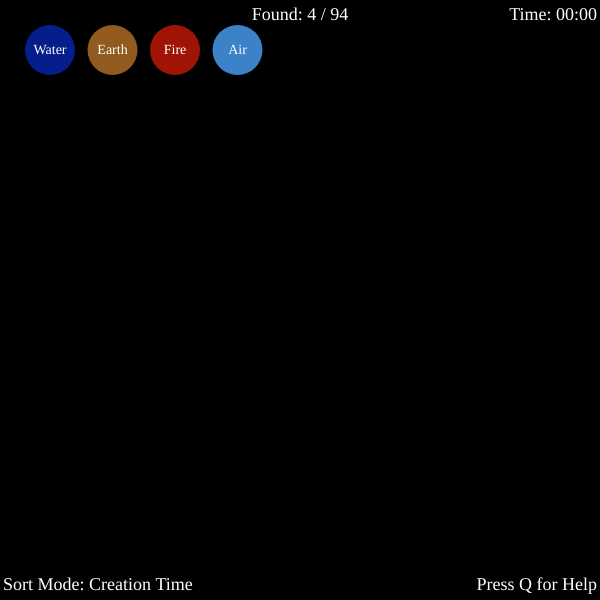
Frame 1 (no input)
Frame 60 (no input): identical to frame 1, image omitted
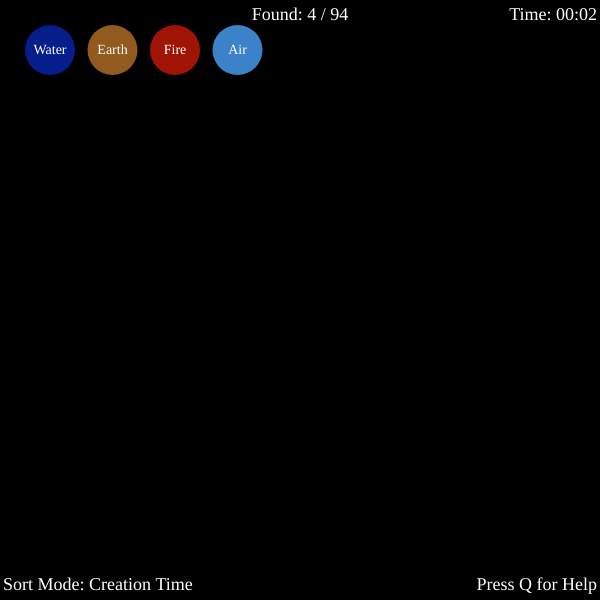
Frame 120 (the mouse pressed at the canvas centre since frame 60)

The p5.js sketch that drew these frames (run headless with seeded random() and noise() and a simulated clock; from frame 60 on, the mouse is pressed at the canvas centre):

// p5.js sketch
// ── sketch.js
let found = ['Water', 'Earth', 'Fire', 'Air'];
let sortedFound = found;

let curIndex = -1;
let offset = 0;
let showTime = true;

function setup() {
	createCanvas(600, 600);
	foundUpdated();
}

function draw() {
	background(0);
	noStroke();
	drawFound();
	textSize(18);
	textAlign(CENTER, CENTER);
	text('Found: ' + found.length + ' / ' + elements.length, 300, 15);
	textAlign(LEFT, CENTER);
	text('Sort Mode: ' + getSortModeName(), 3, 585);
	textAlign(RIGHT, CENTER);
	text('Press Q for Help', 597, 585);
	if(showTime) {
		textAlign(RIGHT, CENTER);
		let min = ('0' + floor(millis()/60000)).slice(-2);
		let sec = ('0' + floor((millis()/1000)%60)).slice(-2);
		text('Time: ' + min + ':' + sec, 597, 15);
	}
}

function drawFound() {
	textSize(14);
	textFont('Calibri');
	textAlign(CENTER, CENTER);
	for(let i = 0; i < found.length; i++) {
		let yco = floor(i / 9) - offset
		if(yco >= 0 && yco < 9)
			drawElement(i % 9, yco, sortedFound[i]);
	}
}

let es = 50;
function drawElement(x, y, elem) {
	let realx = x*es*1.25 + es;
	let realy = y*es*1.25 + es;
	if(sortedFound[curIndex] == elem) {
		fill(240);
		ellipse(realx, realy, es*1.1);
	}
	fill(getColor(getClass(elem)));
	ellipse(realx, realy, es);
	fill(255);
	text(elem, realx, realy);
}

function combine(e1, e2) {
	let e3 = getOutputs(e1, e2);
	if(e3 != null) {
		for(let i = 0; i < e3.length; i++) {
			if(found.indexOf(e3[i]) < 0) {
				found.push(e3[i]);
			}
		}
	}
	foundUpdated();
}

function getIndexOfCoords(x, y) {
	let ex = round((x - es)/(es*1.25));
	let ey = round((y - es)/(es*1.25));
	if(ex < 0 || ey < 0 || ex > 8 || ey > 8) {
		return -1;
	}
	return ex + (ey + offset)*9;
}

function getHint() {
	
}

function foundUpdated() {
	sortedFound = aSort(found);
}

// ── data.js
let classes = [
  ['null',    0,   0,   0  ],
  ['water',   5,   30,  140],
  ['earth',   145, 90,  30 ],
  ['fire',    160, 20,  5  ],
  ['air',     60,  130, 200],
  ['stone',   70,  70,  70 ],
  ['energy',  240, 200, 20 ],
  ['life',    80,  165, 40 ],
  ['animal',  195, 65,  45 ],
  ['human',   240, 100, 10 ],
  ['death',   60,  90,  15 ],
  ['space',   20,  20,  30 ],
  ['wood',    70,  40,  0  ],
  ['food',    110, 50,  130],
  ['tools',   210, 200, 200],
  ['computer',170, 170, 180]
]

let elements = [
  ['Water', 'water'],
  ['Earth', 'earth'],
  ['Fire', 'fire'],
  ['Air', 'air'],
  ['Mud', 'earth'],
  ['Lava', 'fire'],
  ['Stone', 'stone'],
  ['Cloud', 'air'],
  ['Smoke', 'air'],
  ['Steam', 'air'],
  ['Sand', 'stone'],
  ['Rain', 'water'],
  ['Ocean', 'water'],
  ['Salt', 'stone'],
  ['Energy', 'energy'],
  ['Earthquake', 'earth'],
  ['Swamp', 'earth'],
  ['Life', 'life'],
  ['Algae', 'life'],
  ['Bird', 'animal'],
  ['Plant', 'life'],
  ['Mammal', 'animal'],
  ['Tree', 'life'],
  ['Glass', 'stone'],
  ['Brick', 'stone'],
  ['Monkey', 'animal'],
  ['Egg', 'life'],
  ['Phoenix', 'fire'],
  ['Human', 'human'],
  ['Love', 'human'],
  ['Clay', 'earth'],
  ['Wall', 'stone'],
  ['Family', 'human'],
  ['House', 'human'],
  ['Town', 'human'],
  ['City', 'human'],
  ['Metal', 'stone'],
  ['Electricity', 'energy'],
  ['Dust', 'earth'],
  ['Lightning', 'energy'],
  ['Atmosphere', 'air'],
  ['Planet', 'space'],
  ['Star', 'space'],
  ['Ash', 'stone'],
  ['Mountain', 'earth'],
  ['Volcano', 'fire'],
  ['Stick', 'wood'],
  ['Axe', 'tools'],
  ['Wood', 'wood'],
  ['Campfire', 'fire'],
  ['Wind', 'air'],
  ['Cold', 'air'],
  ['Seeds', 'life'],
  ['Grass', 'life'],
  ['Penguin', 'animal'],
  ['Ostrich', 'animal'],
  ['Chicken', 'animal'],
  ['Roast Chicken', 'food'],
  ['Pig', 'animal'],
  ['Bacon', 'food'],
  ['Ham', 'food'],
  ['Cow', 'animal'],
  ['Steak', 'food'],
  ['Wheat', 'life'],
  ['Flour', 'food'],
  ['Dough', 'food'],
  ['Bread', 'food'],
  ['Toast', 'food'],
  ['Blade', 'tools'],
  ['Knife', 'tools'],
  ['Shavings', 'wood'],
  ['Wood Pulp', 'wood'],
  ['Paper', 'tools'],
  ['Ice', 'water'],
  ['Snow', 'water'],
  ['Fish', 'animal'],
  ['Whale', 'animal'],
  ['Sheep', 'animal'],
  ['Worker', 'human'],
  ['Blacksmith', 'human'],
  ['Shepard', 'human'],
  ['Farmer', 'human'],
  ['Wire', 'computer'],
  ['Robot', 'computer'],
  ['Computer', 'computer'],
  ['Network', 'computer'],
  ['Internet', 'computer'],
  ['Pet', 'animal'],
  ['Cat', 'animal'],
  ['Dog', 'animal'],
  ['Meme', 'computer'],
  ['Corpse', 'death'],
  ['Bone', 'death'],
  ['Zombie', 'death']
]

let recipes = [
  ['Water',  'Earth',  ['Mud']],
  ['Fire',   'Earth',  ['Lava']],
  ['Lava',   'Water',  ['Stone']],
  ['Air',    'Water',  ['Cloud']],
  ['Air',    'Fire',   ['Smoke']],
  ['Stone',  'Water',  ['Sand']],
  ['Water',  'Cloud',  ['Rain']],
  ['Water',  'Water',  ['Ocean']],
  ['Ocean',  'Fire',   ['Salt']],
  ['Water',  'Fire',   ['Steam', 'Energy']],
  ['Energy', 'Earth',  ['Earthquake']],
  ['Mud',    'Water',  ['Swamp']],
  ['Swamp',  'Energy', ['Life']],
  ['Life',   'Water',  ['Algae']],
  ['Life',   'Air',    ['Bird']],
  ['Algae',  'Earth',  ['Plant']],
  ['Life',   'Earth',  ['Mammal']],
  ['Plant',  'Air',    ['Tree']],
  ['Sand',   'Fire',   ['Glass']],
  ['Clay',   'Fire',   ['Brick']],
  ['Tree',   'Mammal', ['Monkey']],
  ['Monkey', 'Fire',   ['Human']],
  ['Bird',   'Stone',  ['Egg']],
  ['Bird',   'Fire',   ['Phoenix']],
  ['Monkey', 'Fire',   ['Human']],
  ['Human',  'Human',  ['Love']],
  ['Mud',    'Swamp',  ['Clay']],
  ['Brick',  'Brick',  ['Wall']],
  ['Human',  'Love',   ['Family']],
  ['Wall',   'Family', ['House']],
  ['House',  'House',  ['Town']],
  ['Town',   'Town',   ['City']],
  ['Fire',   'Stone',  ['Metal']],
  ['Metal',  'Energy', ['Electricity']],
  ['Air',    'Earth',  ['Dust']],
  ['Fire',   'Air',    ['Smoke']],
  ['Energy', 'Air',    ['Lightning']],
  ['Air',    'Air',    ['Atmosphere']],
  ['Atmosphere', 'Earth', ['Planet']],
  ['Planet', 'Fire',   ['Star']],
  ['Tree',   'Fire',   ['Ash']],
  ['Plant',  'Fire',   ['Ash']],
  ['Earth',  'Earth',  ['Mountain']],
  ['Lava',   'Mountain', ['Volcano']],
  ['Tree',   'Stone',  ['Stick']],
  ['Stick',  'Stone',  ['Axe']],
  ['Tree',   'Axe',    ['Wood']],
  ['Wood',   'Fire',   ['Campfire', 'Smoke']],
  ['Air',    'Atmosphere', ['Wind']],
  ['Wind',   'Water',  ['Cold']],
  ['Life',   'Sand',   ['Seeds']],
  ['Seeds',  'Earth',  ['Grass']],
  ['Bird',   'Cold',   ['Penguin']],
  ['Bird',   'Sand',   ['Ostrich']],
  ['Earth',  'Bird',   ['Chicken']],
  ['Fire',   'Chicken',['Roast Chicken']],
  ['Mammal', 'Mud',    ['Pig']],
  ['Pig',    'Fire',   ['Ham']],
  ['Pig',    'Smoke',  ['Bacon']],
  ['Mammal', 'Grass',  ['Cow']],
  ['Cow',    'Fire',   ['Steak']],
  ['Grass',  'Air',    ['Wheat']],
  ['Wheat',  'Stone',  ['Flour']],
  ['Flour',  'Water',  ['Dough']],
  ['Dough',  'Fire',   ['Bread']],
  ['Bread',  'Fire',   ['Toast']],
  ['Metal',  'Stone',  ['Blade']],
  ['Blade',  'Stick',  ['Knife']],
  ['Knife',  'Wood',   ['Shavings']],
  ['Water',  'Shavings', ['Wood Pulp']],
  ['Fire',   'Wood Pulp', ['Paper']],
  ['Cold',   'Water',  ['Ice']],
  ['Cold',   'Rain',   ['Snow']],
  ['Ocean',  'Life',   ['Fish']],
  ['Ocean',  'Mammal', ['Whale']],
  ['Mammal', 'Cloud',  ['Sheep']],
  ['Human',  'Axe',    ['Worker']],
  ['Worker', 'Metal',  ['Blacksmith']],
  ['Worker', 'Sheep',  ['Shepard']],
  ['Worker', 'Wheat',  ['Farmer']],
  ['Metal',  'Electricity', ['Wire']],
  ['Wire',   'Wire',   ['Computer']],
  ['Human',  'Computer', ['Robot']],
  ['Computer', 'Computer', ['Network']],
  ['Network', 'Network', ['Internet']],
  ['Human',  'Mammal', ['Pet']],
  ['Pet',    'Fish',   ['Cat']],
  ['Pet',    'Bone',   ['Dog']],
  ['Cat',    'Internet', ['Meme']],
  ['Human',  'Fire',   ['Corpse']],
  ['Corpse', 'Fire',   ['Bone', 'Ash']],
  ['Corpse', 'Life',   ['Zombie']]
]

function getOutputs(e1, e2) {
  for(let r = 0; r < recipes.length; r++) {
    if(recipes[r][0] == e1 && recipes[r][1] == e2 || recipes[r][0] == e2 && recipes[r][1] == e1) {
      return recipes[r][2];
    }
  }
  return null;
}

function getColor(clazz) {
  for(let c = 0; c < classes.length; c++) {
    if(classes[c][0] == clazz) {
      return [classes[c][1], classes[c][2], classes[c][3]];
    }
  }
}

function getClass(element) {
  let clazz = classes[0][0];
  for(let e = 0; e < elements.length; e++) {
    if(elements[e][0] == element) {
      clazz = elements[e][1]
    }
  }
  return clazz;
}

let helpText =
'Click on an element to select it and then click' +
' on another one to combine them. Try to get all ' +
elements.length + '!\n' +
'\n    Q - View this help message' +
'\n    M - Change sorting mode' +
'\n    T - Show/hide time' +
'\n    Enter - Recalculate' +
'\n    Mouse Wheel - Scrolling';

// ── inputs.js
function mouseClicked() {
	let i = getIndexOfCoords(mouseX, mouseY);
	if(i == -1) return;
	if(curIndex == -1) {
		curIndex = i;
	} else {
		combine(sortedFound[curIndex], sortedFound[i]);
		curIndex = -1;
	}
}

function mouseWheel(event) {
	if(event.delta > 0)
		offset++;
	if(event.delta < 0 && offset > 0)
		offset--;
	return false;
}

function keyTyped() {
	if(key == 'q') {
		window.alert(helpText);
	} else if(key == 'm') {
  	nextSortMode();
		foundUpdated();
  } else if(key == 't') {
		showTime = !showTime;
	} else if(keyCode = ENTER) {
		foundUpdated();
  }
	return false;
}

// ── sorting.js
let sortMode = 0;

function nextSortMode() {
  sortMode = (sortMode + 1) % 7;

}

function aSort(arr) {
  newArr = arr.slice(0);
  switch(sortMode) {
    case 0:
      return creationSort(newArr);
    case 1:
      return creationSort(newArr).reverse();
    case 2:
      return nameSort(newArr);
    case 3:
      return nameSort(newArr).reverse();
    case 4:
      return classSort(newArr);
    case 5:
      return classSort(newArr).reverse();
    case 6:
      return randomSort(newArr);
  }
}

function getSortModeName() {
  switch(sortMode) {
    case 0:
      return 'Creation Time';
    case 1:
      return 'Creation Time (Reverse)';
    case 2:
      return 'Name';
    case 3:
      return 'Name (Reverse)';
    case 4:
      return 'Class';
    case 5:
      return 'Class (Reverse)';
    case 6:
      return 'Random';
  }
  return "Mode " + mode;
}

function creationSort(arr) {
  return arr;
}

function nameSort(arr) {
  arr.sort()
  return arr;
}

function classSort(arr) {
  arr.sort();
  arr.sort(function(a, b) {
	   let ac = getClass(a), bc = getClass(b);
	   if(ac > bc) {
       return 1;
     } else if(ac == bc) {
       return 0;
     } else return -1;
   })
  return arr;
}

function randomSort(arr) {
  arr.sort(function(a, b) {
    return random() - 0.5;
  })
  return arr;
}
